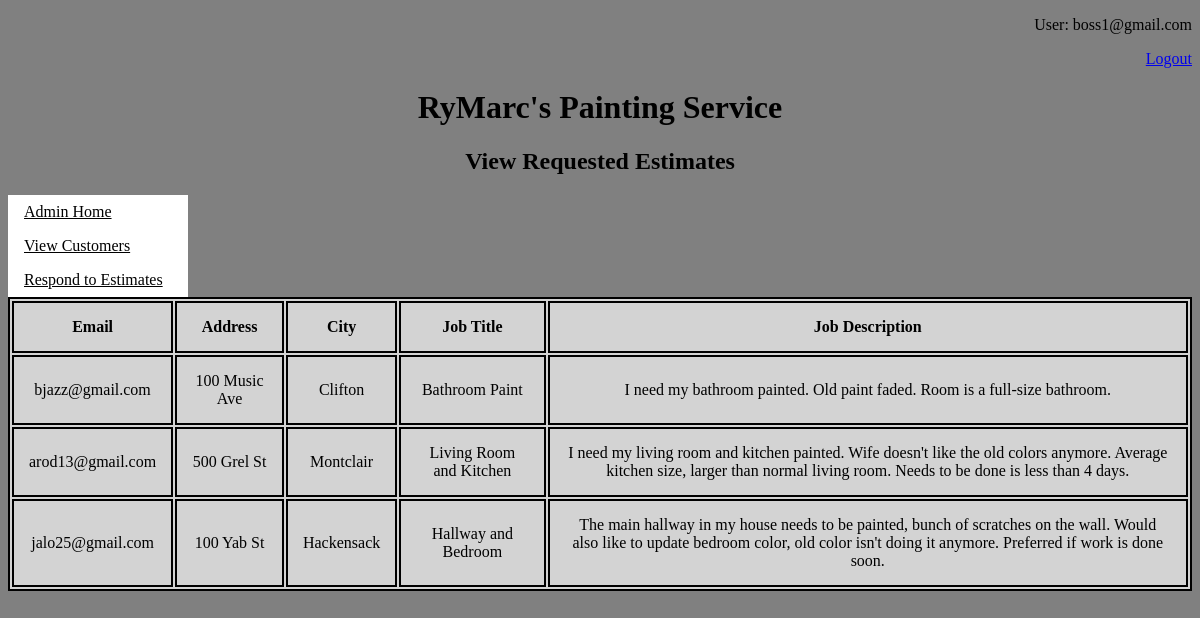
The page /viewestimates.php (signed in) on the database its author committed.
### tables this page shows
CREATE TABLE `estimates` (
  `email` varchar(100) NOT NULL,
  `address` varchar(200) NOT NULL,
  `city` varchar(80) NOT NULL,
  `job_title` varchar(100) NOT NULL,
  `job_des` varchar(3000) NOT NULL
);

### viewestimates.php (the view, shortened to what this page needs)
<!DOCTYPE html>
<html>
<head>
</head>
<body>
<?php
      if(isset($_SESSION['email'])){
        echo "<p align = 'right'>User: ".$_SESSION['email'];
      }
?>
<?php
$dsn = 'mysql:host=localhost;dbname=rymarcproductions';
$username = 'rymarcproductions';
$password = 'rymarcproductionspass';
    try {
        $db = new PDO($dsn, $username, $password);
    } catch (PDOException $e) {
        $error_message = $e->getMessage();
        include('db_error.php');
        exit();
    }
$queryAll = 'SELECT * FROM estimates';
$statement1 = $db->prepare($queryAll);
$statement1->execute();
$estimates = $statement1->fetchAll();
?>
<p align = "right"><a href = "logout.php"> Logout </a></p>
<center><h1>RyMarc's Painting Service</h1></center>
<center><h2>View Requested Estimates</h2></center>
<ul>
<li><a href = "admin_home.php"> Admin Home </a></li>
<li><a href = "viewcust.php"> View Customers </a></li>
<li><a href = "respondestimate.php"> Respond to Estimates </a></li>
</ul>
<table align = "center">
<tr>
  <th>Email</th>
  <th>Address</th>
  <th>City</th>
  <th>Job Title</th>
  <th>Job Description</th>
</tr>
<?php foreach ($estimates as $estimate) : ?>
            <tr>
                <td><?php echo $estimate['email']; ?></td>
                <td><?php echo $estimate['address']; ?></td>
                <td><?php echo $estimate['city']; ?></td>
                <td><?php echo $estimate['job_title']; ?></td>
                <td><?php echo $estimate['job_des']; ?></td>
            </tr>
            <?php endforeach; ?>
</table>
</body>
</html>

### viewestimates.php (style rules this page uses)
ul { list-style-type: none; margin: 0; padding: 0; width: 180px; background-color: white; }
li a { display: block; color: #000; padding: 8px 16px; text-decoration-line: underline; }
body { background-color: grey; }
table, th, td { border: 2px solid black; }
th, td { padding: 15px; text-align: center; }
table { width: 1200; background-color: lightgrey; }

### rows shown on the page
estimates: email "bjazz@gmail.com", address "100 Music Ave", city "Clifton", job_title "Bathroom Paint", job_des "I need my bathroom painted. Old paint faded. Room is a full-size bathroom."
estimates: email "arod13@gmail.com", address "500 Grel St", city "Montclair", job_title "Living Room and Kitchen", job_des "I need my living room and kitchen painted. Wife doesn't like the old colors anymore. Average kitchen size, larger than normal living room. Needs to be done is less than 4 days."
estimates: email "jalo25@gmail.com", address "100 Yab St", city "Hackensack", job_title "Hallway and Bedroom", job_des "The main hallway in my house needs to be painted, bunch of scratches on the wall. Would also like to update bedroom color, old color isn't doing it anymore. Preferred if work is done soon."

### other values the page prints
$_SESSION['email'] "boss1@gmail.com"
